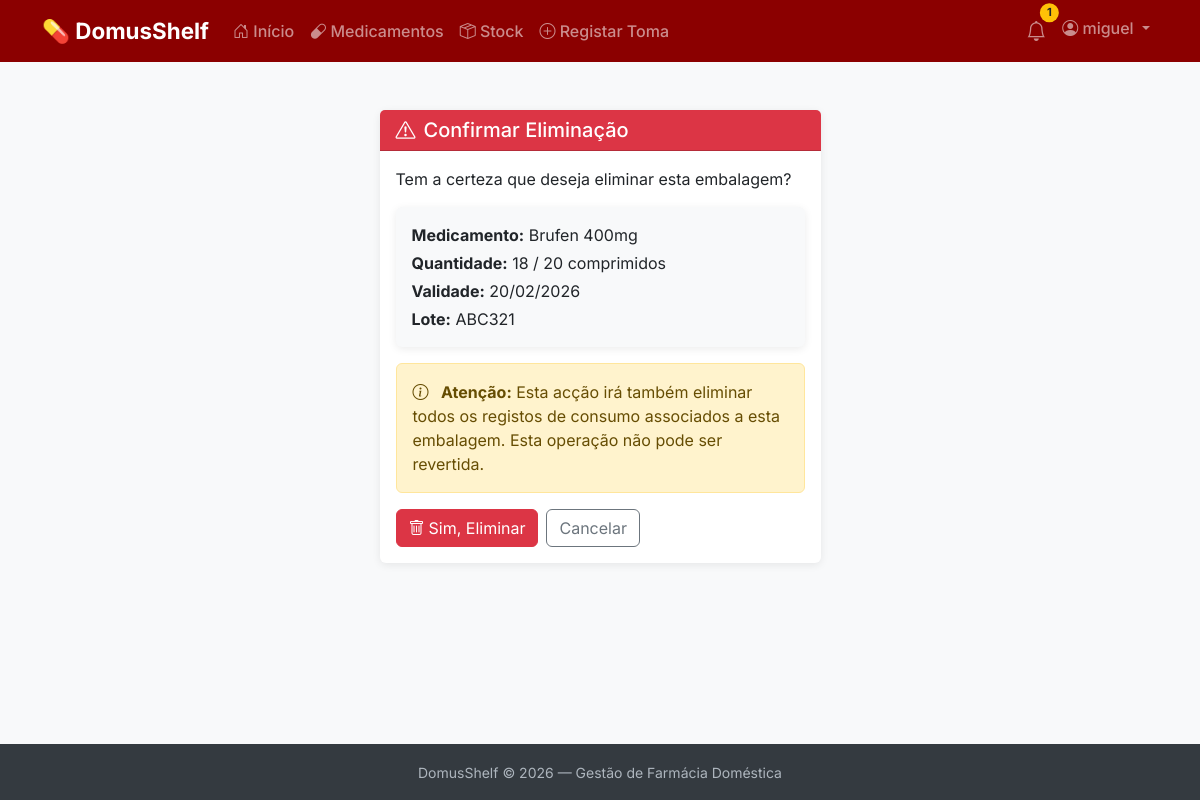
The app's page /medicamentos/stock/2/eliminar/ (signed in) with its own data.
### pharmacy/models.py (models this page shows, shortened)
class Embalagem(models.Model):
    medicamento = models.ForeignKey(
        Medicamento,
        on_delete=models.CASCADE,
        related_name='embalagens',
        verbose_name='Medicamento'
    )
    quantidade_inicial = models.PositiveIntegerField(
        verbose_name='Quantidade Inicial'
    )
    quantidade_actual = models.PositiveIntegerField(
        verbose_name='Quantidade Actual'
    )
    unidade = models.CharField(
        max_length=50,
        default='unidades',
        verbose_name='Unidade'
    )
    data_validade = models.DateField(
        verbose_name='Data de Validade'
    )
    lote = models.CharField(
        max_length=50,
        blank=True,
        verbose_name='Lote'
    )
    criado_em = models.DateTimeField(
        auto_now_add=True,
        verbose_name='Criado em'
    )
    class Meta:
        verbose_name = 'Embalagem'
        verbose_name_plural = 'Embalagens'
        ordering = ['data_validade']

class Medicamento(models.Model):
    utilizador = models.ForeignKey(
        User,
        on_delete=models.CASCADE,
        related_name='medicamentos',
        verbose_name='Utilizador'
    )
    nome_comercial = models.CharField(
        max_length=200,
        verbose_name='Nome Comercial'
    )
    principio_activo = models.CharField(
        max_length=200,
        blank=True,
        verbose_name='Princípio Activo'
    )
    forma_farmaceutica = models.CharField(
        max_length=100,
        blank=True,
        verbose_name='Forma Farmacêutica'
    )
    observacoes = models.TextField(
        blank=True,
        verbose_name='Observações'
    )
    criado_em = models.DateTimeField(
        auto_now_add=True,
        verbose_name='Criado em'
    )
    class Meta:
        verbose_name = 'Medicamento'
        verbose_name_plural = 'Medicamentos'
        ordering = ['nome_comercial']

### pharmacy/views.py (the view)
# urls.py: path('stock/<int:pk>/eliminar/', views.embalagem_eliminar, name='embalagem_eliminar'),
@login_required
def embalagem_eliminar(request, pk):
    embalagem = get_object_or_404(
        Embalagem,
        pk=pk,
        medicamento__utilizador=request.user
    )
    if request.method == 'POST':
        embalagem.delete()
        return redirect('pharmacy:embalagem_lista')
    context = {
        'embalagem': embalagem,
    }
    return render(request, 'pharmacy/embalagem_confirmar_eliminar.html', context)

### pharmacy/context_processors.py (called while the page is built)
def alertas_count(request):
    if not request.user.is_authenticated:
        return {'alertas_count': 0}
    hoje = date.today()
    try:
        prefs = Preferencias.objects.get(utilizador=request.user)
        dias_alerta = prefs.dias_alerta_antes
    except Preferencias.DoesNotExist:
        dias_alerta = 30  # Valor por defeito
    data_limite = hoje + timedelta(days=dias_alerta)
    count = Embalagem.objects.filter(
        medicamento__utilizador=request.user,
        quantidade_actual__gt=0,
        data_validade__lte=data_limite
    ).count()
    return {'alertas_count': count}

### pharmacy/templates/pharmacy/embalagem_confirmar_eliminar.html (shortened to what this page needs)
{% extends 'base.html' %}
{% block content %}
<div class="container py-4">
    <div class="row justify-content-center">
        <div class="col-lg-5">
            <div class="card border-danger">
                <div class="card-header bg-danger text-white">
                    <h5 class="mb-0">
                        <i class="bi bi-exclamation-triangle me-2"></i>Confirmar Eliminação
                    </h5>
                </div>
                <div class="card-body">
                    <p class="mb-3">
                        Tem a certeza que deseja eliminar esta embalagem?
                    </p>
                    <div class="card bg-light mb-3">
                        <div class="card-body">
                            <p class="mb-1">
                                <strong>Medicamento:</strong> {{ embalagem.medicamento.nome_comercial }}
                            </p>
                            <p class="mb-1">
                                <strong>Quantidade:</strong> {{ embalagem.quantidade_actual }} / {{ embalagem.quantidade_inicial }} {{ embalagem.unidade }}
                            </p>
                            <p class="mb-1">
                                <strong>Validade:</strong> {{ embalagem.data_validade|date:"d/m/Y" }}
                            </p>
                            {% if embalagem.lote %}
                            <p class="mb-0">
                                <strong>Lote:</strong> {{ embalagem.lote }}
                            </p>
                            {% endif %}
                        </div>
                    </div>
                    <div class="alert alert-warning mb-3">
                        <i class="bi bi-info-circle me-2"></i>
                        <strong>Atenção:</strong> Esta acção irá também eliminar todos os
                        registos de consumo associados a esta embalagem.
                        Esta operação não pode ser revertida.
                    </div>
                    <form method="post">
                        <div class="d-flex gap-2">
                            <button type="submit" class="btn btn-danger">
                                <i class="bi bi-trash me-1"></i>Sim, Eliminar
                            </button>
                            <a href="{% url 'pharmacy:embalagem_lista' %}" class="btn btn-outline-secondary">
                                Cancelar
                            </a>
                        </div>
                    </form>
                </div>
            </div>
        </div>
    </div>
</div>
{% endblock %}

### templates/base.html (shortened to what this page needs)
<!DOCTYPE html>
<html lang="pt">
<head>
    <link href="https://cdn.jsdelivr.net/npm/bootstrap@5.3.2/dist/css/bootstrap.min.css" rel="stylesheet">
    <link href="https://cdn.jsdelivr.net/npm/bootstrap-icons@1.11.1/font/bootstrap-icons.css" rel="stylesheet">
</head>
<body>
    <nav class="navbar navbar-expand-lg navbar-dark">
        <div class="container">
            <a class="navbar-brand" href="/">
                💊 DomusShelf
            </a>
            <div class="collapse navbar-collapse" id="navbarNav">
                {% if user.is_authenticated %}
                <ul class="navbar-nav me-auto">
                    <li class="nav-item">
                        <a class="nav-link" href="/">
                            <i class="bi bi-house-door"></i> Início
                        </a>
                    </li>
                    <li class="nav-item">
                        <a class="nav-link" href="{% url 'pharmacy:medicamento_lista' %}">
                            <i class="bi bi-capsule"></i> Medicamentos
                        </a>
                    </li>
                    <li class="nav-item">
                        <a class="nav-link" href="{% url 'pharmacy:embalagem_lista' %}">
                            <i class="bi bi-box-seam"></i> Stock
                        </a>
                    </li>
                    <li class="nav-item">
                        <a class="nav-link" href="{% url 'pharmacy:consumo_criar' %}">
                            <i class="bi bi-plus-circle"></i> Registar Toma
                        </a>
                    </li>
                </ul>
                <ul class="navbar-nav">
                    <li class="nav-item">
                        <a class="nav-link position-relative" href="{% url 'pharmacy:alertas_lista' %}">
                            <i class="bi bi-bell fs-5"></i>
                            {% if alertas_count and alertas_count > 0 %}
                            <span class="badge rounded-pill bg-warning text-dark alert-badge">
                                {{ alertas_count }}
                            </span>
                            {% endif %}
                        </a>
                    </li>
                    <li class="nav-item dropdown">
                        <a class="nav-link dropdown-toggle" href="#" role="button" data-bs-toggle="dropdown">
                            <i class="bi bi-person-circle"></i> {{ user.username }}
                        </a>
                    </li>
                </ul>
                {% endif %}
            </div>
        </div>
    </nav>
    <main>
        <div class="container">
            {% block content %}{% endblock %}
        </div>
    </main>
    <footer>
        <div class="container text-center">
            <small>DomusShelf &copy; 2026 — Gestão de Farmácia Doméstica</small>
        </div>
    </footer>
</body>
</html>

### templates/base.html (style rules this page uses)
body { font-family: 'Inter', sans-serif; background-color: #f8f9fa; min-height: 100vh; display: flex; flex-direction: column; }
.navbar { background-color: #8B0000 !important; }
.navbar-brand { font-weight: 700; font-size: 1.4rem; }
.nav-link { font-weight: 500; }
.alert-badge { position: absolute; top: 0; right: 0; transform: translate(25%, -25%); font-size: 0.7rem; }
main { flex: 1; padding: 1.5rem 0; }
.card { border: none; box-shadow: 0 2px 8px rgba(0,0,0,0.08); }
.card-header { background-color: #8B0000; color: white; font-weight: 600; }
footer { background-color: #343a40; color: #adb5bd; padding: 1rem 0; margin-top: auto; }

### records on screen
Embalagem: medicamento.nome_comercial "Brufen 400mg", quantidade_actual "18", quantidade_inicial "20", unidade "comprimidos", data_validade "20/02/2026", lote "ABC321"

### other values on screen
{{ alertas_count }} "1"
{{ user.username }} "miguel"
